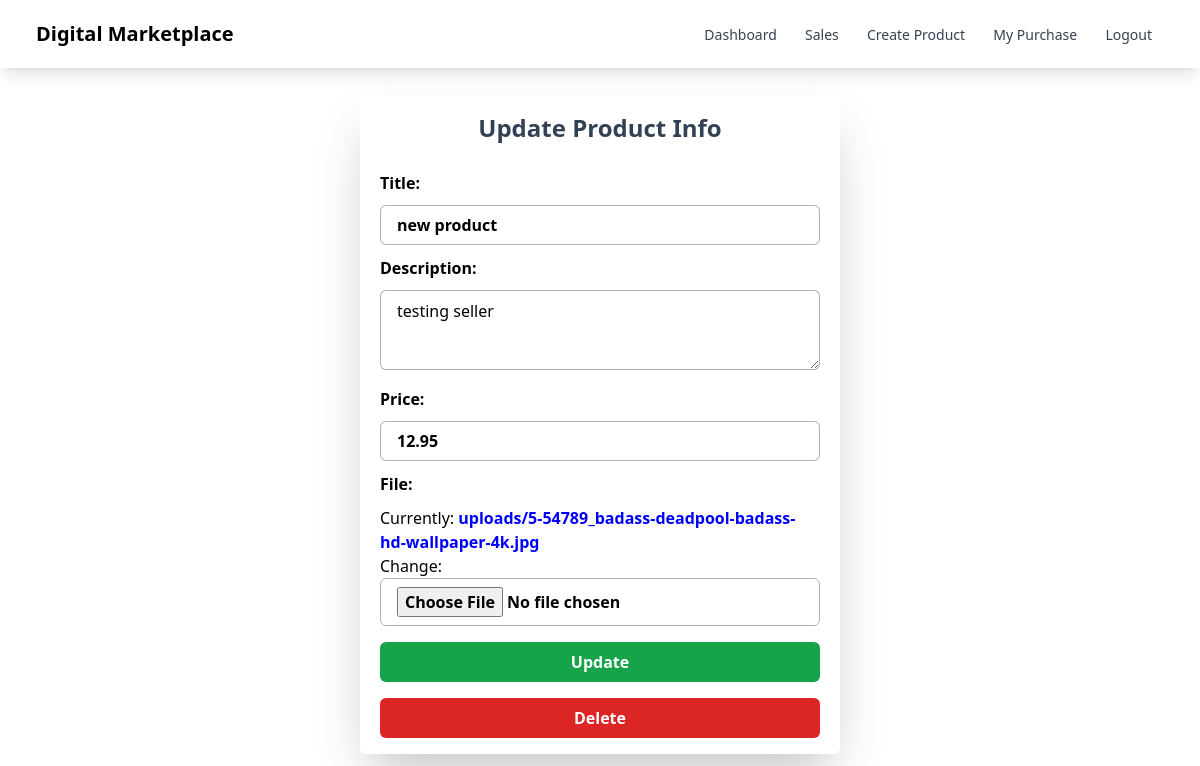
Screenshot of /update-product/2 (signed in) with the database file from the repository.
### myapp/models.py (models this page shows, shortened)
class Product(models.Model):
    class Meta:
        ordering = ["pk"]
    seller = models.ForeignKey(CustomUser, on_delete=models.CASCADE, default=1)
    name = models.CharField(max_length=100)
    description = models.CharField(max_length=100)
    price = models.DecimalField(max_digits=30, decimal_places=2)
    file = models.FileField(upload_to='uploads')
    total_sale_amount = models.DecimalField(max_digits=50, decimal_places=2, default=0.00)
    total_sale = models.IntegerField(default=0)

### myapp/views.py (the view)
# urls.py: path('update-product/<int:id>', views.update_product_view, name='updateproduct'),
@login_required(login_url='myapp:login')
def update_product_view(request, id):
    try:
        product = Product.objects.get(id=id)
        current_file_path = product.file.path
    except Exception as err:
        return Http404('product not found')
    if product.seller != request.user:
        messages.error(request, 'invalid request')
        return redirect('myapp:dashboard')
    if request.method == "POST":
        product_form = ProductForm(request.POST, request.FILES, instance=product)
        if product_form.is_valid():
            if request.FILES:
                if os.path.exists(current_file_path):
                    os.remove(current_file_path)
            new_product_fomr = product_form.save()
            return redirect('myapp:dashboard')
    else:
        product_form = ProductForm(instance=product)
    return render(request, 'myapp/create_product.html', {
        "product_form": product_form,
        "product": product,
        "update": True
    })

### myapp/forms.py
class ProductForm(forms.ModelForm):
    class Meta:
        model = Product
        fields = ['name', 'description', 'price', 'file']
        labels = {
            "name": "Title"
        }
        error_messages = {
            'description': {
                'max_length': 'Keep the description under 300 letters',
                'min_length': 'Description must be al least 5 Characters long'
            },
            'file': {
                'required': 'Please, Select a file!'
            }
        }
    description = forms.CharField(
        max_length = 300,
        min_length = 5,
        widget = forms.Textarea
    )

### myapp/templates/myapp/create_product.html (shortened to what this page needs)
{% extends 'myapp/base.html' %}
{% load static %}
{% block css %}
    <link rel="stylesheet" href="{% static 'myapp/form.css' %}">
{% endblock %}
{% block body %}
    <div class="w-[30rem] my-[6rem] mx-auto shadow-2xl py-4 px-5 rounded-md">
        <div class="font-bold text-slate-700 text-2xl pb-4 text-center">
            {% if update %}
                Update Product Info
            {% else %}
                Create Product
            {% endif %}
        </div>
        <form method="POST" enctype="multipart/form-data">
            {% for field in product_form %}
                <div class="form-control {% if field.errors %} error {% endif %}">
                    <p class="font-semibold text-xl my-2">
                        {{field.label_tag}}
                    </p>
                    <div>
                        {{field}}
                    </div>
                </div>
            {% endfor %}
            <button class="bg-green-600 px-4 py-2 text-white font-semibold mt-4 mr-6 rounded-md w-full hover:bg-green-800"
            type="submit">
            {% if update %}
                Update
            {% else %}
                Add
            {% endif %}
            </button>
            {% if update %}
            <a href="{% url 'myapp:deleteproduct' product.id %}">
            <div class="w-full mt-4 text-center bg-red-600 hover:bg-red-800 px-4 py-2 text-white font-semibold rounded-md">
                    Delete
            </div>
            </a>
            {% endif %}
        </form>
    </div>
{% endblock %}

### myapp/static/myapp/form.css (style rules this page uses)
.form-control label { font-size: 1rem; }
.form-control input, .form-control textarea { width: 100%; height: 100%; padding: 0.5rem 1rem; font-weight: 700; border: 1px solid rgba(0, 0, 0, 0.3); border-radius: 6px; outline: none; }
.form-control textarea { height: 5rem; width: 100%; font-weight: normal; }
.form-control a { font-weight: 600; color: blue; }

### rows the page displays
Product: product_form "new product" "testing seller" "12.95"

### other values shown
{{ field.label_tag }} "Title:" "Description:" "Price:" "File:"
